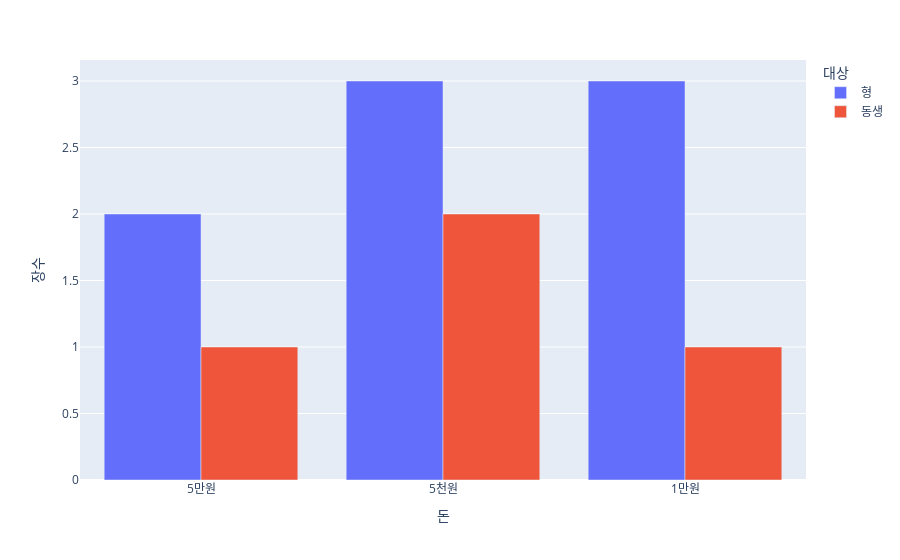
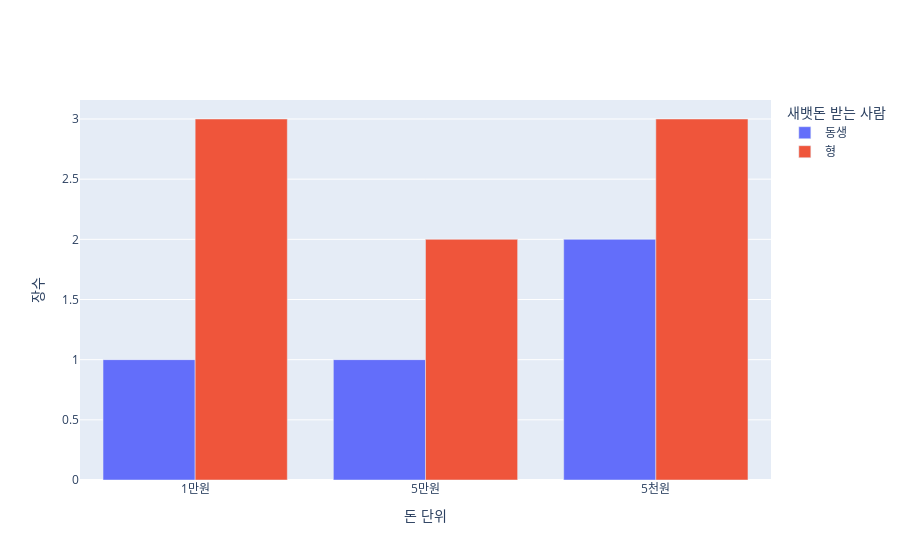

The notebook cell saved with these charts, in order:
### Code cell
df = pd.DataFrame({
  "돈": ["5만원", "1만원", "5천원", "5만원", "1만원", "5천원"],
  "대상": ["형", "동생", "형", "동생", "형", "동생"],
  "장수": [2, 1, 3, 1, 3, 2],
})

#plotly express로 색상을 바로 변수 이름을 넣어 지정해줌

fig3 = px.bar(df, x="돈", y="장수", color="대상", barmode="group")
fig3.show()


fig3 = go.Figure()
for contestant, group in df.groupby("대상"):
    fig3.add_trace(go.Bar(x=group["돈"], y=group["장수"], name=contestant,
      hovertemplate="Contestant=%s<br>Fruit=%%{x}<br>Number Eaten=%%{y}<extra></extra>"% contestant))
fig3.update_layout(legend_title_text = "새뱃돈 받는 사람")
fig3.update_xaxes(title_text="돈 단위")
fig3.update_yaxes(title_text="장수")
fig3.show()

### Figure 1 — Plotly figure (JSON) as saved in the notebook; plotly's stock layout.template omitted (floating-point values rounded to 4 significant figures)
{"data": [{"alignmentgroup": "True", "hovertemplate": "대상=형<br>돈=%{x}<br>장수=%{y}<extra></extra>", "legendgroup": "형", "marker": {"color": "#636efa"}, "name": "형", "offsetgroup": "형", "orientation": "v", "showlegend": true, "textposition": "auto", "type": "bar", "x": ["5만원", "5천원", "1만원"], "xaxis": "x", "y": [2, 3, 3], "yaxis": "y"}, {"alignmentgroup": "True", "hovertemplate": "대상=동생<br>돈=%{x}<br>장수=%{y}<extra></extra>", "legendgroup": "동생", "marker": {"color": "#EF553B"}, "name": "동생", "offsetgroup": "동생", "orientation": "v", "showlegend": true, "textposition": "auto", "type": "bar", "x": ["1만원", "5만원", "5천원"], "xaxis": "x", "y": [1, 1, 2], "yaxis": "y"}], "layout": {"autosize": true, "barmode": "group", "legend": {"title": {"text": "대상"}, "tracegroupgap": 0}, "margin": {"t": 60}, "xaxis": {"anchor": "y", "autorange": true, "domain": [0, 1], "range": [-0.5, 2.5], "title": {"text": "돈"}, "type": "category"}, "yaxis": {"anchor": "x", "autorange": true, "domain": [0, 1], "range": [0, 3.158], "title": {"text": "장수"}, "type": "linear"}}}

### Figure 2 — Plotly figure (JSON) as saved in the notebook; plotly's stock layout.template omitted (floating-point values rounded to 4 significant figures)
{"data": [{"hovertemplate": "Contestant=동생<br>Fruit=%{x}<br>Number Eaten=%{y}<extra></extra>", "name": "동생", "type": "bar", "x": ["1만원", "5만원", "5천원"], "y": [1, 1, 2]}, {"hovertemplate": "Contestant=형<br>Fruit=%{x}<br>Number Eaten=%{y}<extra></extra>", "name": "형", "type": "bar", "x": ["5만원", "5천원", "1만원"], "y": [2, 3, 3]}], "layout": {"autosize": true, "legend": {"title": {"text": "새뱃돈 받는 사람"}}, "xaxis": {"autorange": true, "range": [-0.5, 2.5], "title": {"text": "돈 단위"}, "type": "category"}, "yaxis": {"autorange": true, "range": [0, 3.158], "title": {"text": "장수"}, "type": "linear"}}}
